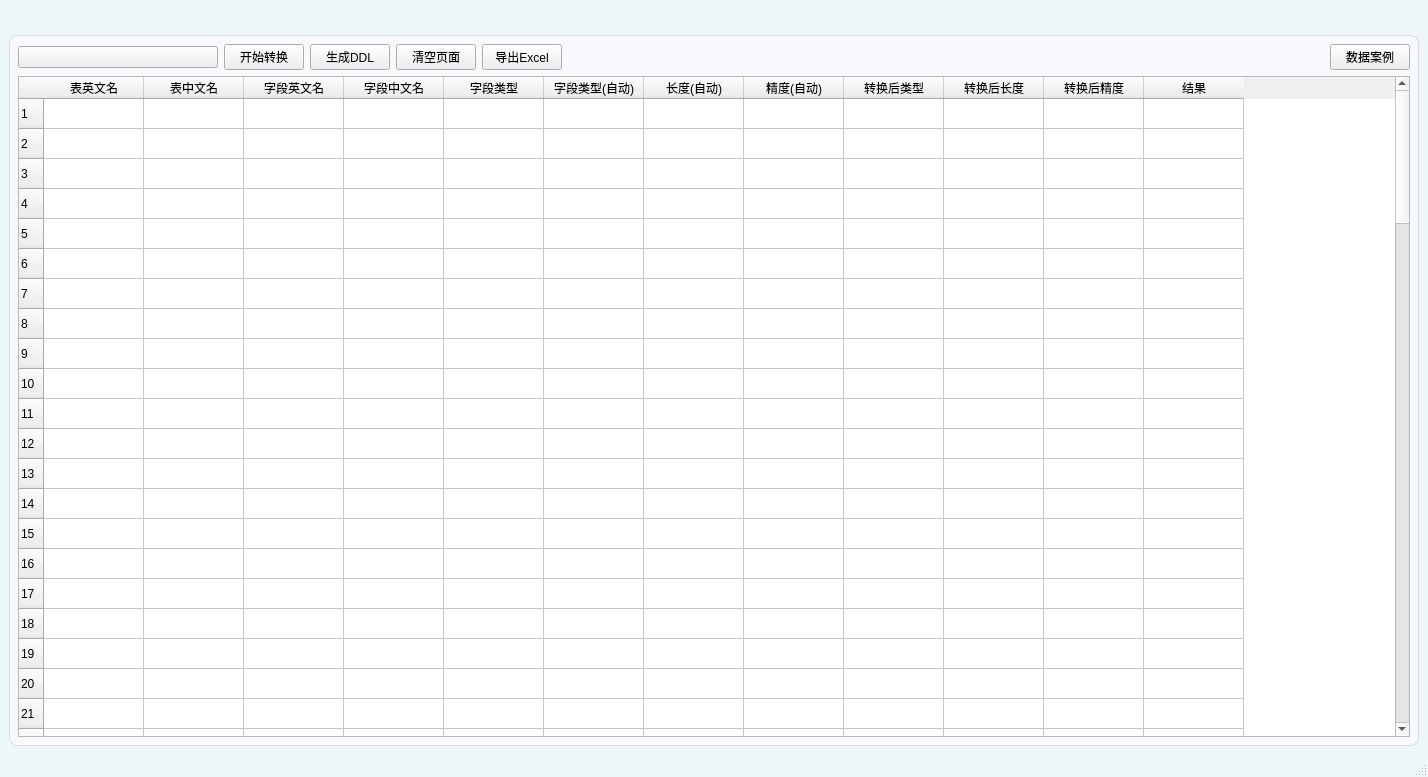
<?xml version="1.0" encoding="UTF-8"?>
<ui version="4.0">
 <class>MainWindow</class>
 <widget class="QMainWindow" name="MainWindow">
  <property name="geometry">
   <rect>
    <x>0</x>
    <y>0</y>
    <width>1428</width>
    <height>777</height>
   </rect>
  </property>
  <property name="windowTitle">
   <string>转换</string>
  </property>
  <property name="styleSheet">
   <string notr="true">QMainWindow {
     background-color: rgb(237, 246, 248); /* rgb(240, 244, 249)(237, 246, 248) */
 }</string>
  </property>
  <widget class="QWidget" name="centralwidget">
   <layout class="QVBoxLayout" name="verticalLayout">
    <item>
     <layout class="QHBoxLayout" name="horizontalLayout">
      <item>
       <widget class="Pivot" name="Pivot">
        <property name="items_" stdset="0">
         <string>Item1,开始转换
Item2,转换配置</string>
        </property>
       </widget>
      </item>
      <item>
       <spacer name="horizontalSpacer">
        <property name="orientation">
         <enum>Qt::Horizontal</enum>
        </property>
        <property name="sizeHint" stdset="0">
         <size>
          <width>40</width>
          <height>20</height>
         </size>
        </property>
       </spacer>
      </item>
     </layout>
    </item>
    <item>
     <widget class="QStackedWidget" name="stackedWidget">
      <property name="styleSheet">
       <string notr="true">#Item1,#Item2,#tab_sql,#tab_db,#tab_settings {
  background-color: rgb(247, 249, 252); /* rgb(237, 246, 248) */
  border: 1px solid rgb(220, 220, 220); /* 边框宽度、样式和颜色 */
  border-radius: 8px; /*圆角度*/
 }</string>
      </property>
      <property name="currentIndex">
       <number>0</number>
      </property>
      <widget class="QWidget" name="Item1">
       <layout class="QVBoxLayout" name="verticalLayout_2">
        <item>
         <layout class="QHBoxLayout" name="horizontalLayout_2">
          <item>
           <widget class="ComboBox" name="cbb_setting">
            <property name="minimumSize">
             <size>
              <width>200</width>
              <height>0</height>
             </size>
            </property>
            <property name="items_" stdset="0">
             <string>--选择配置文件--
配置1
配置2</string>
            </property>
           </widget>
          </item>
          <item>
           <widget class="PushButton" name="btn_trans">
            <property name="text">
             <string>开始转换</string>
            </property>
           </widget>
          </item>
          <item>
           <widget class="PushButton" name="btn_ddl">
            <property name="text">
             <string>生成DDL</string>
            </property>
           </widget>
          </item>
          <item>
           <widget class="PushButton" name="btn_clear_table">
            <property name="text">
             <string>清空页面</string>
            </property>
           </widget>
          </item>
          <item>
           <widget class="PushButton" name="btn_export">
            <property name="text">
             <string>导出Excel</string>
            </property>
           </widget>
          </item>
          <item>
           <spacer name="horizontalSpacer_2">
            <property name="orientation">
             <enum>Qt::Horizontal</enum>
            </property>
            <property name="sizeHint" stdset="0">
             <size>
              <width>40</width>
              <height>20</height>
             </size>
            </property>
           </spacer>
          </item>
          <item>
           <widget class="PushButton" name="btn_ex">
            <property name="text">
             <string>数据案例</string>
            </property>
           </widget>
          </item>
         </layout>
        </item>
        <item>
         <layout class="QHBoxLayout" name="horizontalLayout_3">
          <item>
           <widget class="ActionTableWidget" name="tbw_table">
            <property name="rowCount">
             <number>100</number>
            </property>
            <property name="columnCount">
             <number>12</number>
            </property>
            <row/>
            <row/>
            <row/>
            <row/>
            <row/>
            <row/>
            <row/>
            <row/>
            <row/>
            <row/>
            <row/>
            <row/>
            <row/>
            <row/>
            <row/>
            <row/>
            <row/>
            <row/>
            <row/>
            <row/>
            <row/>
            <row/>
            <row/>
            <row/>
            <row/>
            <row/>
            <row/>
            <row/>
            <row/>
            <row/>
            <row/>
            <row/>
            <row/>
            <row/>
            <row/>
            <row/>
            <row/>
            <row/>
            <row/>
            <row/>
            <row/>
            <row/>
            <row/>
            <row/>
            <row/>
            <row/>
            <row/>
            <row/>
            <row/>
            <row/>
            <row/>
            <row/>
            <row/>
            <row/>
            <row/>
            <row/>
            <row/>
            <row/>
            <row/>
            <row/>
            <row/>
            <row/>
            <row/>
            <row/>
            <row/>
            <row/>
            <row/>
            <row/>
            <row/>
            <row/>
            <row/>
            <row/>
            <row/>
            <row/>
            <row/>
            <row/>
            <row/>
            <row/>
            <row/>
            <row/>
            <row/>
            <row/>
            <row/>
            <row/>
            <row/>
            <row/>
            <row/>
            <row/>
            <row/>
            <row/>
            <row/>
            <row/>
            <row/>
            <row/>
            <row/>
            <row/>
            <row/>
            <row/>
            <row/>
            <row/>
            <column>
             <property name="text">
              <string>表英文名</string>
             </property>
            </column>
            <column>
             <property name="text">
              <string>表中文名</string>
             </property>
            </column>
            <column>
             <property name="text">
              <string>字段英文名</string>
             </property>
            </column>
            <column>
             <property name="text">
              <string>字段中文名</string>
             </property>
            </column>
            <column>
             <property name="text">
              <string>字段类型</string>
             </property>
            </column>
            <column>
             <property name="text">
              <string>字段类型(自动)</string>
             </property>
            </column>
            <column>
             <property name="text">
              <string>长度(自动)</string>
             </property>
            </column>
            <column>
             <property name="text">
              <string>精度(自动)</string>
             </property>
            </column>
            <column>
             <property name="text">
              <string>转换后类型</string>
             </property>
            </column>
            <column>
             <property name="text">
              <string>转换后长度</string>
             </property>
            </column>
            <column>
             <property name="text">
              <string>转换后精度</string>
             </property>
            </column>
            <column>
             <property name="text">
              <string>结果</string>
             </property>
            </column>
           </widget>
          </item>
         </layout>
        </item>
       </layout>
      </widget>
      <widget class="QWidget" name="Item2">
       <property name="styleSheet">
        <string notr="true">#widget_setting_left,#widget_setting_right {
  background-color: rgb(241, 243, 246); /* rgb(237, 246, 248) */
  border: 1px solid rgb(220, 220, 220); /* 边框宽度、样式和颜色 */
  border-radius: 8px; /*圆角度*/
 }</string>
       </property>
       <layout class="QHBoxLayout" name="horizontalLayout_6" stretch="1,4">
        <item>
         <widget class="QWidget" name="widget_setting_left" native="true">
          <property name="styleSheet">
           <string notr="true"/>
          </property>
          <layout class="QVBoxLayout" name="verticalLayout_3">
           <item>
            <layout class="QHBoxLayout" name="horizontalLayout_4">
             <item>
              <widget class="PushButton" name="btn_add_setting">
               <property name="text">
                <string>新增</string>
               </property>
              </widget>
             </item>
             <item>
              <widget class="PushButton" name="btn_del_setting">
               <property name="text">
                <string>删除</string>
               </property>
              </widget>
             </item>
             <item>
              <spacer name="horizontalSpacer_4">
               <property name="orientation">
                <enum>Qt::Horizontal</enum>
               </property>
               <property name="sizeHint" stdset="0">
                <size>
                 <width>40</width>
                 <height>20</height>
                </size>
               </property>
              </spacer>
             </item>
            </layout>
           </item>
           <item>
            <widget class="ListWidget" name="lsw_setting">
             <property name="styleSheet">
              <string notr="true">ListView,
ListWidget {
    background: transparent;
    background-color: rgb(255, 255, 255);
    outline: none;
    border: none;
    /* font: 13px 'Segoe UI', 'Microsoft YaHei'; */
    selection-background-color: transparent;
    alternate-background-color: transparent;
    padding-left: 4px;
    padding-right: 4px;
}

ListView::item,
ListWidget::item {
    background: transparent;
    border: 1px;
    padding-left: 11px;
    padding-right: 11px;
    height: 35px;
}


ListView::indicator,
ListWidget::indicator {
    width: 18px;
    height: 18px;
    border-radius: 5px;
    border: none;
    background-color: transparent;
    margin-right: 4px;
}

</string>
             </property>
             <item>
              <property name="text">
               <string>配置1</string>
              </property>
             </item>
             <item>
              <property name="text">
               <string>配置2</string>
              </property>
             </item>
            </widget>
           </item>
          </layout>
         </widget>
        </item>
        <item>
         <widget class="QWidget" name="widget_setting_right" native="true">
          <layout class="QVBoxLayout" name="verticalLayout_4">
           <item>
            <layout class="QHBoxLayout" name="horizontalLayout_5">
             <item>
              <widget class="PushButton" name="btn_save_setting">
               <property name="text">
                <string>保存</string>
               </property>
              </widget>
             </item>
             <item>
              <spacer name="horizontalSpacer_3">
               <property name="orientation">
                <enum>Qt::Horizontal</enum>
               </property>
               <property name="sizeHint" stdset="0">
                <size>
                 <width>40</width>
                 <height>20</height>
                </size>
               </property>
              </spacer>
             </item>
            </layout>
           </item>
           <item>
            <widget class="ActionTableWidget" name="tbw_setting">
             <property name="styleSheet">
              <string notr="true"/>
             </property>
             <property name="rowCount">
              <number>50</number>
             </property>
             <row/>
             <row/>
             <row/>
             <row/>
             <row/>
             <row/>
             <row/>
             <row/>
             <row/>
             <row/>
             <row/>
             <row/>
             <row/>
             <row/>
             <row/>
             <row/>
             <row/>
             <row/>
             <row/>
             <row/>
             <row/>
             <row/>
             <row/>
             <row/>
             <row/>
             <row/>
             <row/>
             <row/>
             <row/>
             <row/>
             <row/>
             <row/>
             <row/>
             <row/>
             <row/>
             <row/>
             <row/>
             <row/>
             <row/>
             <row/>
             <row/>
             <row/>
             <row/>
             <row/>
             <row/>
             <row/>
             <row/>
             <row/>
             <row/>
             <row/>
             <column>
              <property name="text">
               <string>源类型</string>
              </property>
             </column>
             <column>
              <property name="text">
               <string>目标类型</string>
              </property>
             </column>
             <column>
              <property name="text">
               <string>长度转换规则</string>
              </property>
             </column>
             <column>
              <property name="text">
               <string>长度转换值</string>
              </property>
             </column>
             <column>
              <property name="text">
               <string>精度转换规则</string>
              </property>
             </column>
             <column>
              <property name="text">
               <string>精度转换值</string>
              </property>
             </column>
            </widget>
           </item>
          </layout>
         </widget>
        </item>
       </layout>
      </widget>
     </widget>
    </item>
   </layout>
  </widget>
  <widget class="QMenuBar" name="menubar">
   <property name="geometry">
    <rect>
     <x>0</x>
     <y>0</y>
     <width>1428</width>
     <height>30</height>
    </rect>
   </property>
  </widget>
  <widget class="QStatusBar" name="statusbar"/>
 </widget>
 <customwidgets>
  <customwidget>
   <class>ComboBox</class>
   <extends>QPushButton</extends>
   <header>qfluentwidgets</header>
  </customwidget>
  <customwidget>
   <class>PushButton</class>
   <extends>QPushButton</extends>
   <header>qfluentwidgets</header>
  </customwidget>
  <customwidget>
   <class>Pivot</class>
   <extends>QWidget</extends>
   <header>qfluentwidgets</header>
  </customwidget>
  <customwidget>
   <class>ListWidget</class>
   <extends>QListWidget</extends>
   <header>qfluentwidgets</header>
  </customwidget>
  <customwidget>
   <class>ActionTableWidget</class>
   <extends>QTableWidget</extends>
   <header location="global">表结构转换.ActionTableWidget</header>
  </customwidget>
 </customwidgets>
 <resources/>
 <connections/>
</ui>
